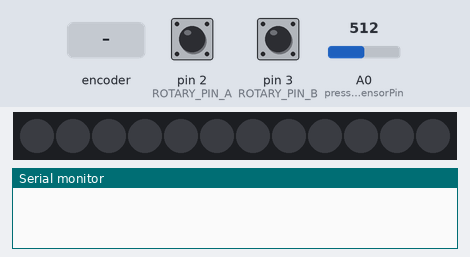
Simulated run of this sketch. Board: Arduino Uno, built with avr-gcc and run on an emulated ATmega328P. Shown: 12 RGB LEDs in strip order, left to right, the last lines printed to the serial monitor. Inputs (shaded band) come from the test bench; at power-on: A0 (pressureSensorPin) = 512, pin 2 (ROTARY_PIN_A) HIGH, pin 3 (ROTARY_PIN_B) HIGH.

Above: at 1.2 s.
1.3 s: rotary encoder on pin 2 (ROTARY_PIN_A) / pin 3 (ROTARY_PIN_B) turned 3 steps (first pin leading)
At 2.0 s:
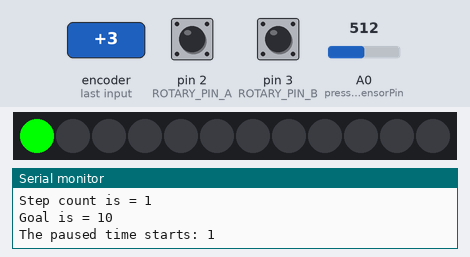
3.4 s: A0 (pressureSensorPin) set to 490
4.9 s: rotary encoder on pin 2 (ROTARY_PIN_A) / pin 3 (ROTARY_PIN_B) turned 1 step (first pin leading)
At 5.4 s:
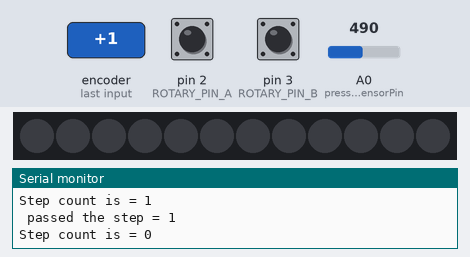
Timing chart, 0 to 7.9 s (numbered marks = the images above; inputs shaded):
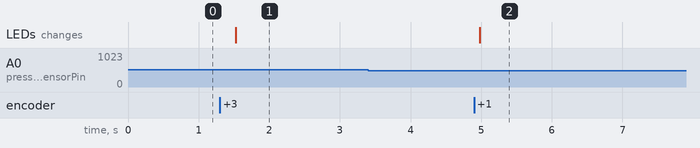

The sketch:

demo.ino
```cpp
#include <FastLED.h>
#define MAX_STEP 12
#define LED_PIN 6
#define ROTARY_PIN_A 2
#define ROTARY_PIN_B 3

const int pressureSensorPin = A0;
int pressureValue; //save analog value

unsigned long startTime, currentTime, pausedTime,  breakTime, goal;
int stepCount = 0;
const int INTERVAL = 3;
const int MINUTE = 10;

volatile boolean fired = false;
volatile long rotaryCount = 0;
volatile long oldRotaryCount = 0;
int tmpIntervalPos = 0;
int tmpIntervalNeg = 0;
boolean paused = false;


CRGB leds[MAX_STEP];


void setup()  {
  Serial.begin (115200);

  FastLED.addLeds<NEOPIXEL, LED_PIN>(leds, MAX_STEP);
  reset();
}


void countUp() {
  tmpIntervalNeg = 0;
  tmpIntervalPos++;

  if (tmpIntervalPos == INTERVAL) {
    rotaryCount++;
    tmpIntervalPos = 0;
  }
}

void countDown() {
  tmpIntervalPos = 0;
  tmpIntervalNeg++;

  if (tmpIntervalNeg == INTERVAL) {
    rotaryCount--;
    tmpIntervalNeg = 0;
  }
}

// Interrupt Service Routine by Nick Gammon
void isr() {
  static boolean ready;
  static byte pinA, pinB;

  // wait for main program to process it
  if (fired)
    return;

  byte newPinA = digitalRead(ROTARY_PIN_A);
  byte newPinB = digitalRead(ROTARY_PIN_B);

  // Forward is: LH/HH or HL/LL
  // Reverse is: HL/HH or LH/LL

  // so we only record a turn on both the same (HH or LL)
  if (newPinA == newPinB) {
    if (ready) {

      if (newPinA == HIGH) {  // must be HH now
        if (pinA == LOW) {
          countUp();
        } else {
          countDown();
        }
      } else { // must be LL now
        if (pinA == LOW) {
          countDown();
        } else {
          countUp();
        }
      }

      fired = true;
      ready = false;
    }  // end of being ready

    // end of completed click
  } else {
    ready = true;
  }

  pinA = newPinA;
  pinB = newPinB;
}

void reset() {
  for (int i = 0; i < MAX_STEP; i++) {
    leds[i].setRGB(0, 0, 0);
    FastLED.show();
  }

  // activate pull-up resistors
  digitalWrite(ROTARY_PIN_A, HIGH);
  digitalWrite(ROTARY_PIN_B, HIGH);

  attachInterrupt(0, isr, CHANGE);   // ROTARY_PIN_A
  attachInterrupt(1, isr, CHANGE);   // ROTARY_PIN_B

  startTime = 0;
  pausedTime = 0;
  goal = 0;
  stepCount = 0;
  paused = false;
  breakTime= 0;

}


void pause() {

  paused = true;
  pausedTime = millis() / 1000;
  Serial.print("The paused time starts: ");
  Serial.println(pausedTime);

}

void activate(){

      paused=false;
      currentTime = millis() / 1000;

      Serial.print("The paused time: ");
      Serial.println(currentTime - pausedTime);

      //if more than one pause is given
      breakTime = breakTime + (currentTime - pausedTime);
      // I couldnt just substract from the start time , cause when it goes below zero, it gives random
}


void loop()  {

  pressureValue = analogRead(pressureSensorPin);       //Read and save analog value from potentiometer


  if ((pressureValue > 500) && startTime != 0) {
    //check if it is already paused
    if (!paused) {
      pause();
    }

  } else {
    //

    // the countdown is activated after the pause
    if (paused && startTime != 0) {

        activate();
    }

    if (fired) {


      fired = false;

      if (oldRotaryCount < rotaryCount) {
        // clockwise
        Serial.println ("clockwise");
        startTime = millis() / 1000;
        Serial.print("The start time time: ");
        Serial.println(startTime);

        if (stepCount > 0) {


          stepCount--;
          Serial.print ("Step count is = ");
          Serial.println (stepCount);


          goal = stepCount * MINUTE;
          Serial.print ("Goal is = ");
          Serial.println (goal);


          leds[stepCount].setRGB(0, 0, 0);
          FastLED.show();

        }

      } else if (oldRotaryCount > rotaryCount) {
        // counter-clockwise
        Serial.println ("counterclockwise");
        startTime = millis() / 1000;
        Serial.print("The start time time: ");
        Serial.println(startTime);

        if (stepCount < MAX_STEP) {
          //turning on the led
          leds[stepCount].setRGB(0, 255, 0);
          FastLED.show();

          stepCount++;
          Serial.print ("Step count is = ");
          Serial.println (stepCount);

          goal = stepCount * MINUTE;
          Serial.print ("Goal is = ");
          Serial.println (goal);

        }
      }

      oldRotaryCount = rotaryCount;
    }

    //getting the current clock time
    currentTime = millis() / 1000;

    //checks if the operation time is bigger than a minute

    if ((((currentTime - startTime) - breakTime) > MINUTE) && (stepCount != 0)) {

      startTime = startTime + MINUTE;
      Serial.print (" passed the step = ");
      Serial.println (stepCount);

      if (stepCount > 0) {

        stepCount--;
        Serial.print ("Step count is = ");
        Serial.println (stepCount);
      }

      leds[stepCount].setRGB(0, 0, 0);
      FastLED.show();


    }

  }


}
```

Measured:
- after the input at 1.3 s, the LEDs: change after 0.23 s (image 1)
- after the input at 4.9 s, the LEDs: change after 0.08 s (image 2)
